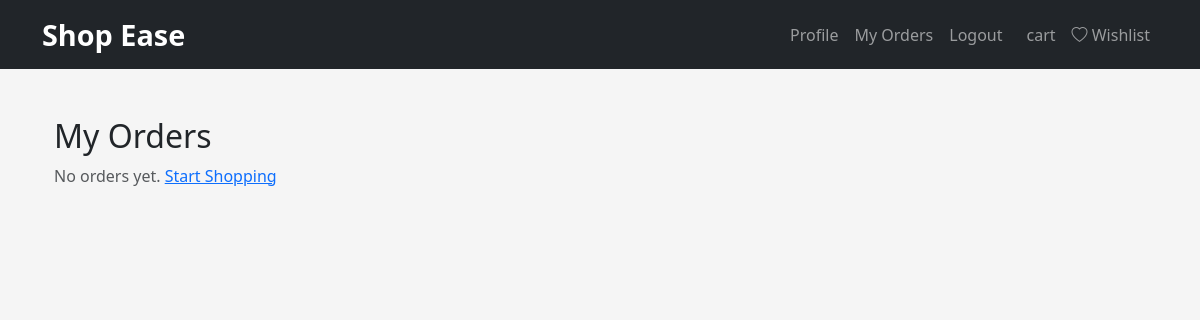
Page /orders/history/ (signed in) on the earlier database version.
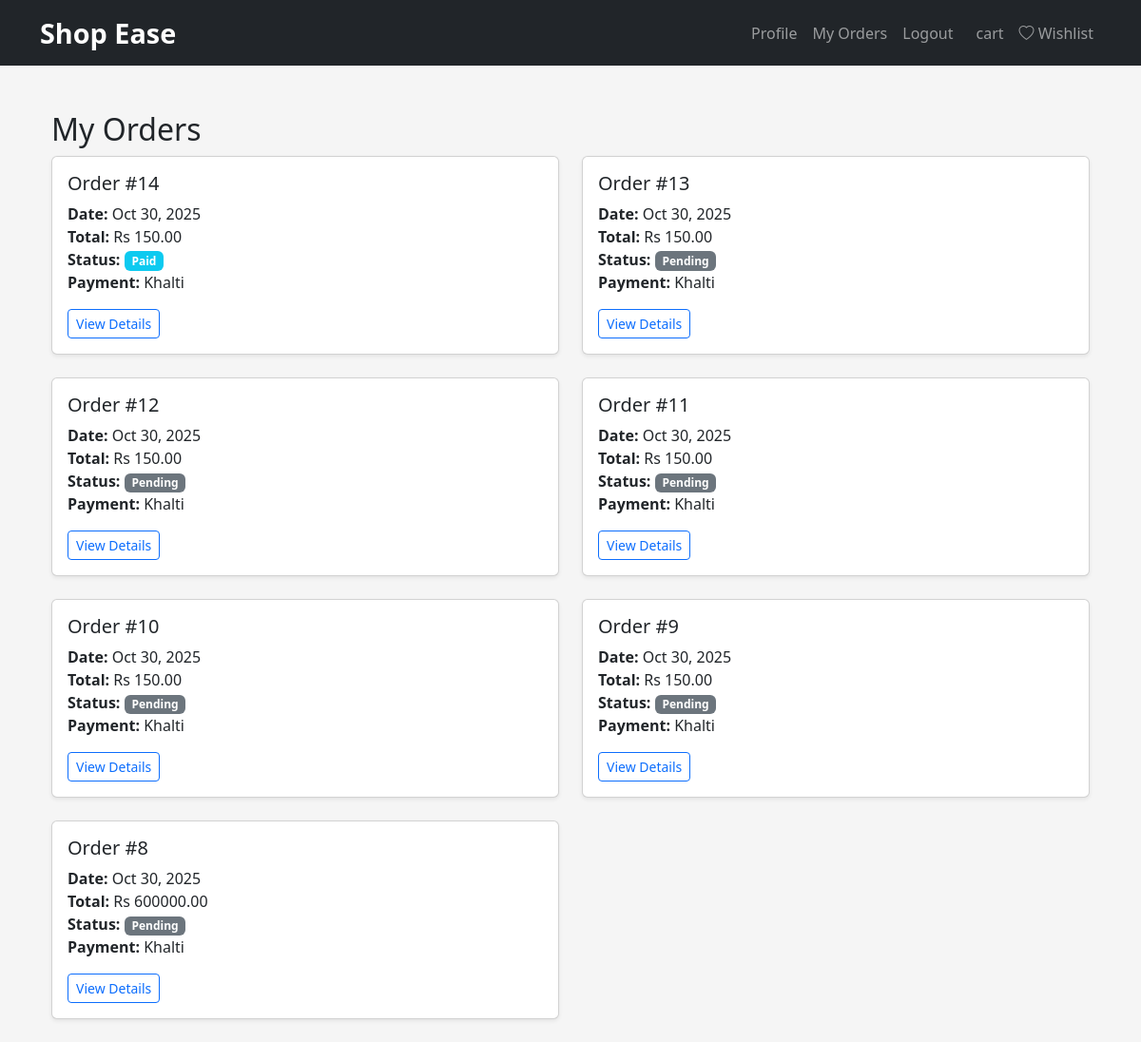
Same page on the later database version.
### orders/models.py (models this page shows, shortened)
class Order(models.Model):
    PAYMENT_METHOD_CHOICES = [
        ('KHALTI', 'Khalti'),
        ('COD', 'Cash on Delivery'),
    ]
    STATUS_CHOICES = [
        ('PENDING', 'Pending'),
        ('PAID', 'Paid'),
        ('SHIPPED', 'Shipped'),
        ('DELIVERED', 'Delivered'),
        ('CANCELLED', 'Cancelled'),
    ]
    user = models.ForeignKey(User, on_delete=models.CASCADE)
    payment_method = models.CharField(max_length=10, choices=PAYMENT_METHOD_CHOICES, default='KHALTI')
    total_amount = models.DecimalField(max_digits=10, decimal_places=2)
    status = models.CharField(max_length=20, choices=STATUS_CHOICES, default='PENDING')
    khalti_pidx = models.CharField(max_length=100, blank=True, null=True)
    created_at = models.DateTimeField(auto_now_add=True)
    updated_at = models.DateTimeField(auto_now=True)

### orders/views.py (the view)
# urls.py: path('history/', views.order_history, name='history'),
@login_required
def order_history(request):
    orders = Order.objects.filter(user=request.user).order_by('-created_at')
    return render(request, 'orders/history.html', {'orders': orders})

### cart/context_processors.py (called while the page is built)
def cart(request):
    return {'cart': Cart(request)}

### products/context_processors.py (called while the page is built)
def wishlist_count(request):
    if request.user.is_authenticated:
        count = Wishlist.objects.filter(user=request.user).count()
    else:
        count = 0
    return {'wishlist_count': count}

### templates/orders/history.html
{% extends "base.html" %}
{% block content %}
<div class="container mt-5">
    <h2>My Orders</h2>
    {% if orders %}
    <div class="row">
        {% for order in orders %}
        <div class="col-md-6 mb-4">
            <div class="card h-100 shadow-sm">
                <div class="card-body">
                    <h5 class="card-title">Order #{{ order.id }}</h5>
                    <p class="card-text">
                        <strong>Date:</strong> {{ order.created_at|date:"M d, Y" }}<br>
                        <strong>Total:</strong> Rs {{ order.total_amount }}<br>
                        <strong>Status:</strong>
                        <span class="badge
                            {% if order.status == 'DELIVERED' %}bg-success
                            {% elif order.status == 'SHIPPED' %}bg-warning
                            {% elif order.status == 'PAID' %}bg-info
                            {% else %}bg-secondary{% endif %}">
                            {{ order.get_status_display }}
                        </span><br>
                        <strong>Payment:</strong> {{ order.get_payment_method_display }}
                    </p>
                    <a href="{% url 'orders:order_detail' order.id %}" class="btn btn-sm btn-outline-primary">View Details</a>
                </div>
            </div>
        </div>
        {% endfor %}
    </div>
    {% else %}
    <p class="text-muted">No orders yet. <a href="{% url 'products:home' %}">Start Shopping</a></p>
    {% endif %}
</div>
{% endblock %}

Differences in the rows shown:
added Order: id "14", created_at "Oct 30, 2025", total_amount "150.00", status "Paid", payment_method "Khalti"
added Order: id "13", created_at "Oct 30, 2025", total_amount "150.00", status "Pending", payment_method "Khalti"
added Order: id "12", created_at "Oct 30, 2025", total_amount "150.00", status "Pending", payment_method "Khalti"
added Order: id "11", created_at "Oct 30, 2025", total_amount "150.00", status "Pending", payment_method "Khalti"
added Order: id "10", created_at "Oct 30, 2025", total_amount "150.00", status "Pending", payment_method "Khalti"
added Order: id "9", created_at "Oct 30, 2025", total_amount "150.00", status "Pending", payment_method "Khalti"
added Order: id "8", created_at "Oct 30, 2025", total_amount "600000.00", status "Pending", payment_method "Khalti"
Other differences:
text no longer shown: "No orders yet. Start Shopping"
